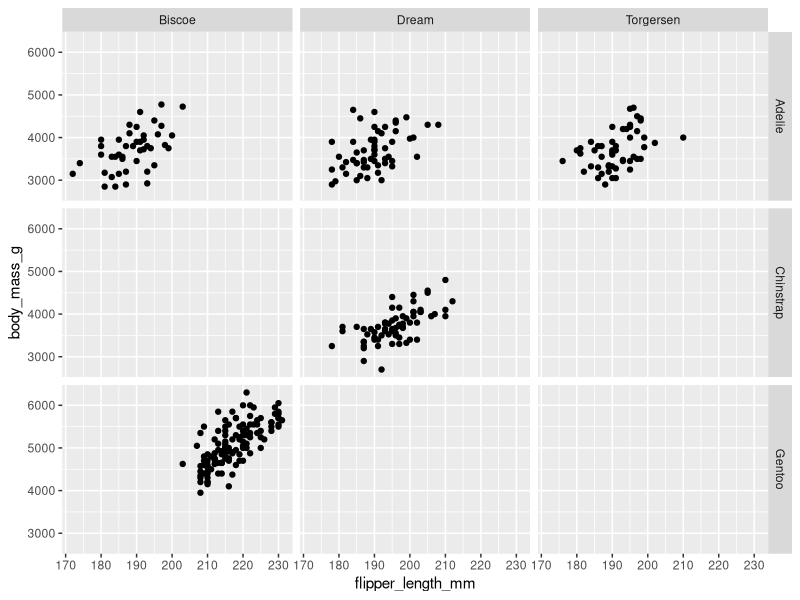
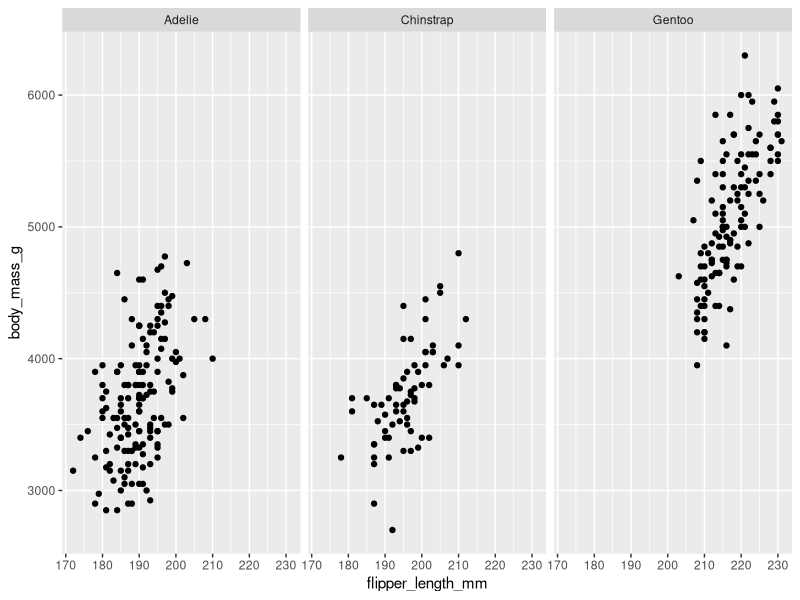
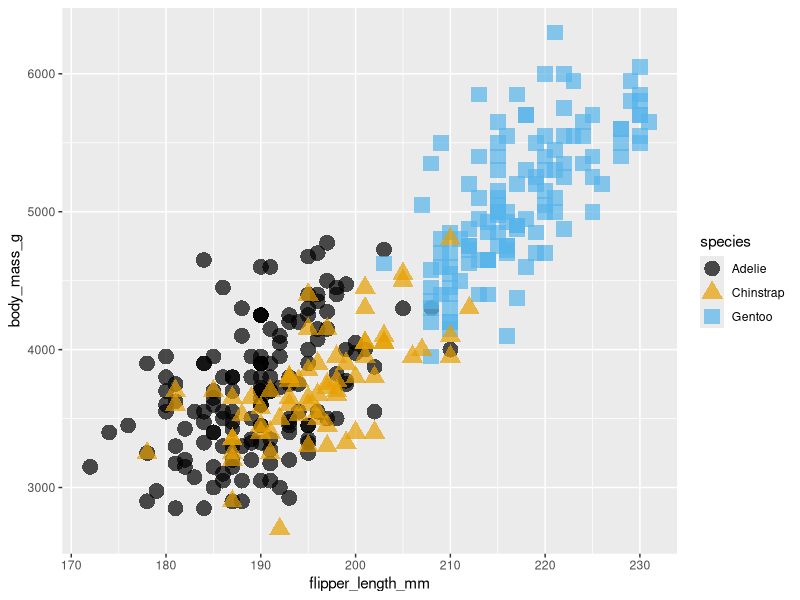
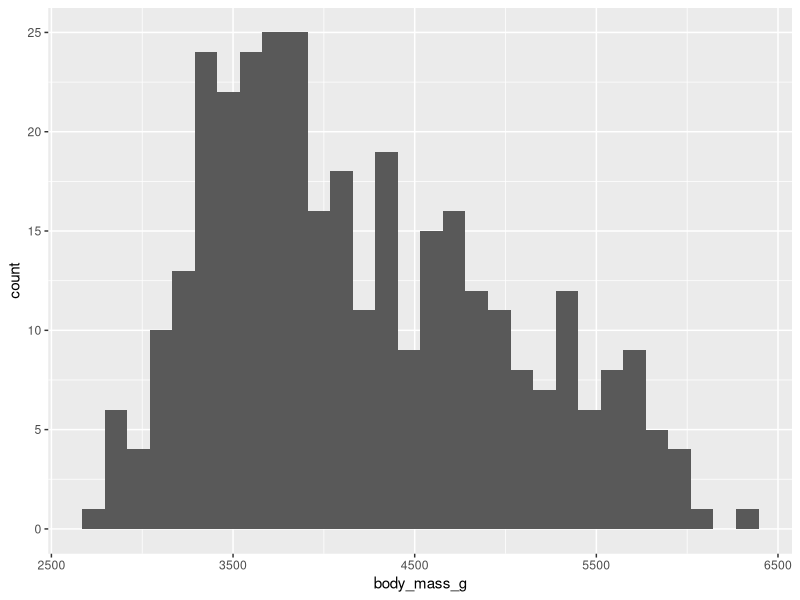
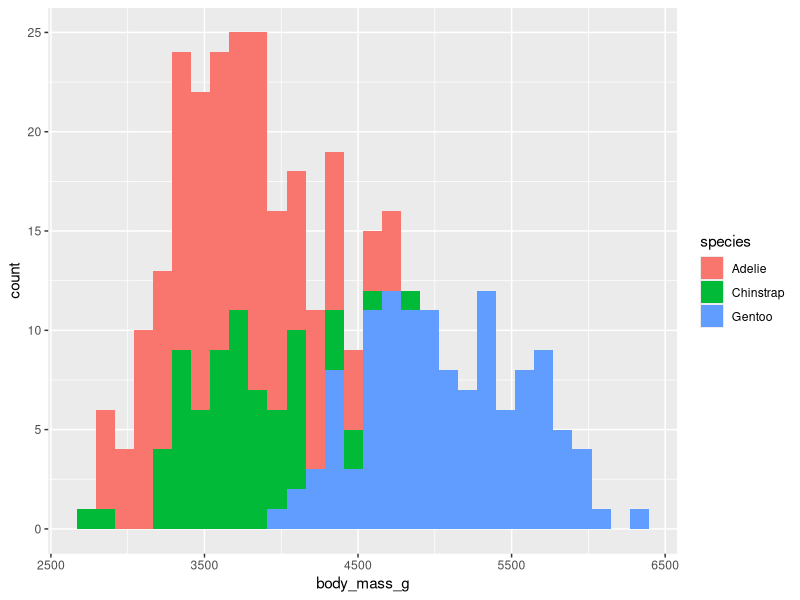
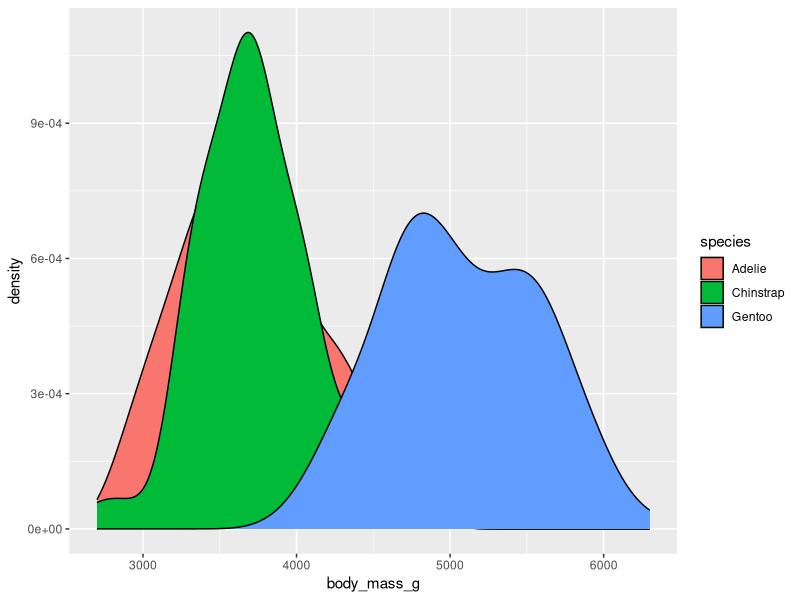
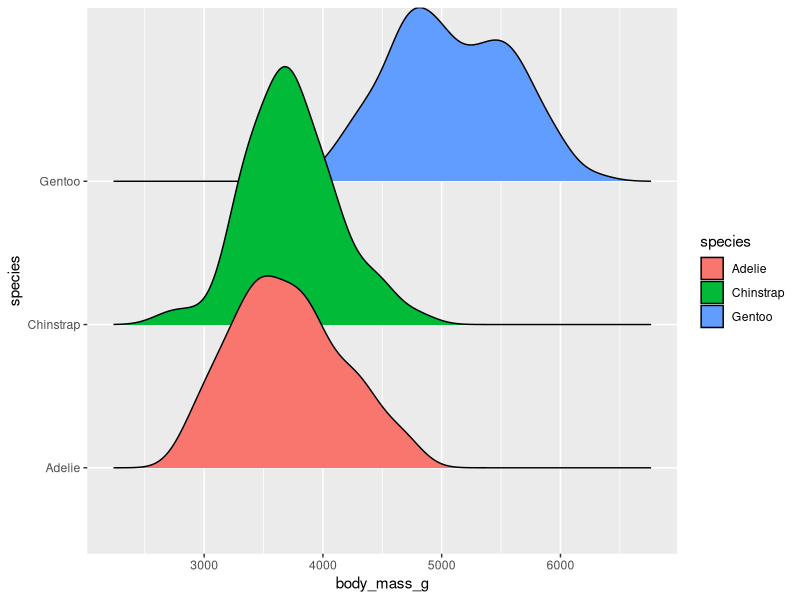

Reproduce these figures in R, in order.
## ---- chunk 1
library(ggplot2)
library(ggthemes)
library(ggridges)
library(palmerpenguins)
## ---- chunk 2
head(penguins)
str(penguins)
## ---- chunk 3

## ---- chunk 4

## ---- chunk 5

## ---- chunk 6

## ---- chunk 7

## ---- chunk 8
ggplot(data = penguins,
       mapping = aes(x = flipper_length_mm,
                     y = body_mass_g)) +
  geom_point() +
  facet_grid(species ~ island)
## ---- chunk 9
ggplot(data = penguins,
       mapping = aes(x = flipper_length_mm,
                     y = body_mass_g)) +
  geom_point() +
  facet_wrap(~species)
## ---- chunk 10

ggplot(data = penguins,
       mapping = aes(x = flipper_length_mm, 
                     y = body_mass_g, 
                     color = species,
                     shape = species)) +
  geom_point(size = 5, alpha = 0.7) +
  scale_color_colorblind() 

## ---- chunk 11

## ---- chunk 12

## ---- chunk 13
ggplot(data = penguins,
       mapping = aes(x = body_mass_g)) +
  geom_histogram()
## ---- chunk 14
ggplot(data = penguins,
       mapping = aes(x = body_mass_g,
                     fill = species)) +
  geom_histogram()
## ---- chunk 15
ggplot(data = penguins,
       mapping = aes(x = body_mass_g,
                     fill = species)) +
  geom_density()
## ---- chunk 16
ggplot(data = penguins,
       mapping = aes(x = body_mass_g,
                     y = species,
                     fill = species)) +
  geom_density_ridges()
